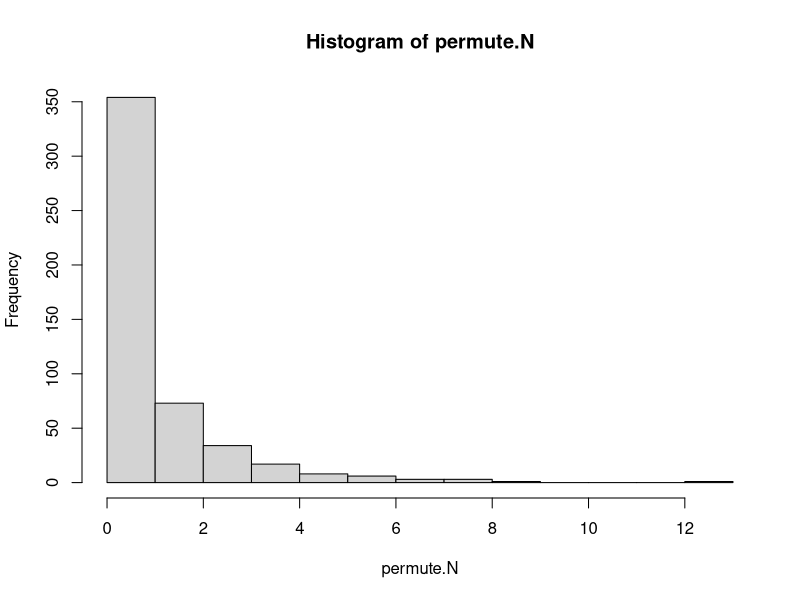
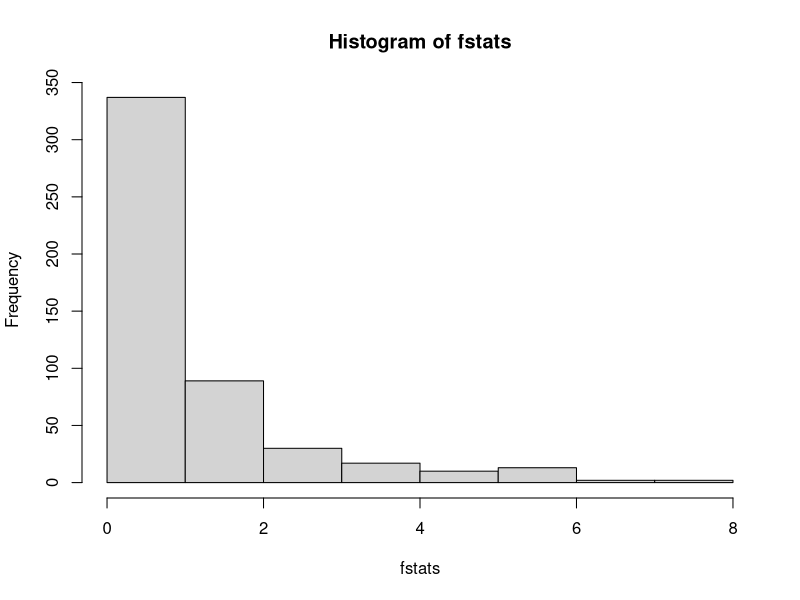
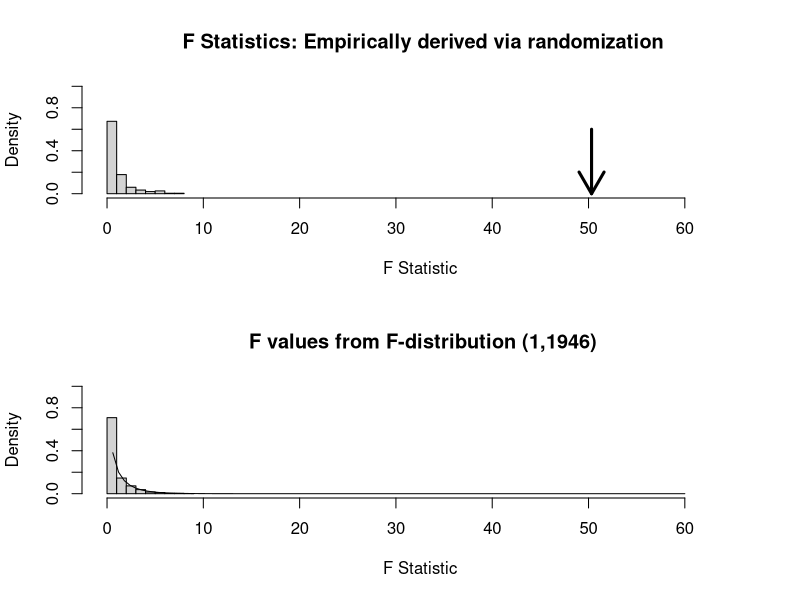
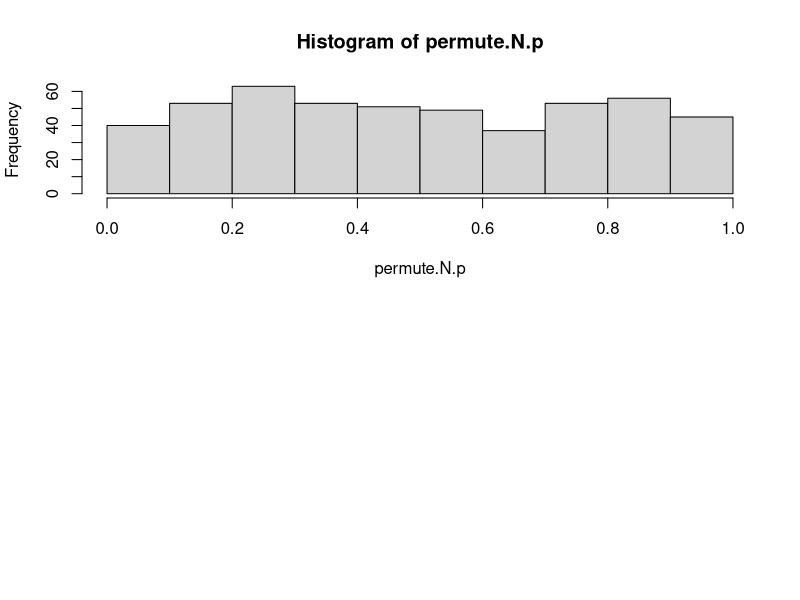

R code for these plots, in order:
# Written by Ian Dworkin - last modified on October 25th 2012


# Chunk 1: read in data as usual
# Chunk 2: Overview of computation for resampling.
# Chunk 3: Fitting the basic model with lm() before attempting the resampling
# Chunk 4: A basic permutation test using a for() loop
# Chunk 5: A basic permutation test using an explicit functional call, and replicate() 
# Chunk 6: Distribution of p values under permutation
# Chunk 7: Some notes on the computation of permuted data sets.

# Chunk 1: Read in, and set up data as usual.
setwd("/Users/ian/R/R scripts/Dll data/") 
dll.data = read.csv("dll.csv", header=TRUE) 

#dll.data = read.csv("http://datadryad.org/bitstream/handle/10255/dryad.8377/dll.csv",
#   header=TRUE)
dll.data <- na.omit(dll.data)  
dll.data$temp <- as.factor(dll.data$temp)
dll.data$replicate <- as.factor(dll.data$replicate)


### Chunk 2: Overview of computation for resampling  ############################

 # For performing the randomization/permutation test (or bootstrap) there are two important pieces of code to know. 1) the sample() function and 2) how to perform an iterative loop (with a for loop or replicate).
 
 #  the function that performs the resampling is sample()
 #  sample(x, size, replace=False)
 #  where x is the vector to be resampled from, size is the length of the vector to be generated, and
 #  replace is whether or not sampling with replacement is to take place
 
 # the default value of size is length(x) which is what we want for both permutations and bootstrapping.

   # If all of this code gives you a headache, just follow below, and remember that all you need to do is change N for number of resampling events, and change your model and test statistic.
########




####### Chunk 3: Examining the basic model we are fitting using lm (prior to getting to the resampling)
dll.anova = lm(SCT ~ genotype, data=dll.data) 
summary(dll.anova) # look at model summary statistics
 
dll.anova.fstat  = summary(dll.anova)$fstat # just pulls out the F statistic
dll.anova.fstat   
dll.anova.fstat1 = dll.anova.fstat[1]

anova(dll.anova)

#### Chunk 4:  A basic permutation test
# and here is the actual code for the permutation test
N = 500 # # of replicate resampling events


PermuteFunction <- function(y=dll.data$SCT, x=dll.data$genotype){
	model.resample = lm(sample(y, replace=F) ~ x) 
	#permutes response, then runs model
   fstats = summary(model.resample)$fstat[1] # place all of the fstats in this vector 
   return(fstats)}


# Try calling it a few times.
PermuteFunction()

# To perform the iterations of the permutations we can use either replicate()
permute.N <- replicate(N, PermuteFunction())
hist(permute.N)

# or a for loop (useful for big data or lots of iterations)
fstats = numeric(N) # initializes a numeric vector to input the resampled F stats

for (i in 1:N) {
	fstats[i] <- PermuteFunction()}

hist(fstats) 

#let's remind ourselves again about what F really is.

# Pretty plot to look at the distribution of the F stastistics from permutation.
par(mfrow=c(2,1))
hist(fstats, xlim = c(0, 65),ylim = c(0,1), xlab = "F Statistic", main = " F Statistics: Empirically derived via randomization", freq=F )
arrows(dll.anova.fstat1, 0.6, dll.anova.fstat1, 0, lwd = 3)


# plot of F values based on F distribution

f.theor <- rf(1000,1,1946)
hist(f.theor, xlim = c(0,65),ylim = c(0,1), xlab = "F Statistic", freq=F,
main = " F values from F-distribution (1,1946)")
curve(df(x, 1,1946), 0, 60, add=T)


length(fstats[fstats>= dll.anova.fstat1])/N   # gives the empirical P value, 
 # in this case none of the permuted values is greater than the observed
 # so the empirical p-value <0.001 (for 1000 permutations)


#### Chunk 6:  Distribution of p values under permutation... Make sure you understand this.
# We can also use this to look at the distribution of p values under this model
PermutePvals <- function(){
	dll.resample = lm(sample(SCT, replace=F) ~ genotype, data=dll.data) 
	anova(dll.resample)[1,5]}
permute.N.p <- replicate(N, PermutePvals())

hist(permute.N.p)




#############
# Chunk 7: Some notes on the computation of permuted data sets.


 # For univariate tests use sample on the dependent variable only. For models with a single explanatory variable it will not matter, but for models with a number of explanatory variables if you use sample() on the explanatory variables it will break up the intra-observation correlation structure, which is not generally something you want.
 
 #  For multivariate tests, you can not use sample() quite as easily. For a simple model where you have multiple dependent variables, and a single explanatory variable use sample() on the explanatory variable. For complex models:
 
 # the basic idea is for matrix "a" with m rows
 # a[sample(m,m),]  # allows indexing

#####################




### There is a package (coin), which apparently implements a variety of permutation tests. I have not tried it.

